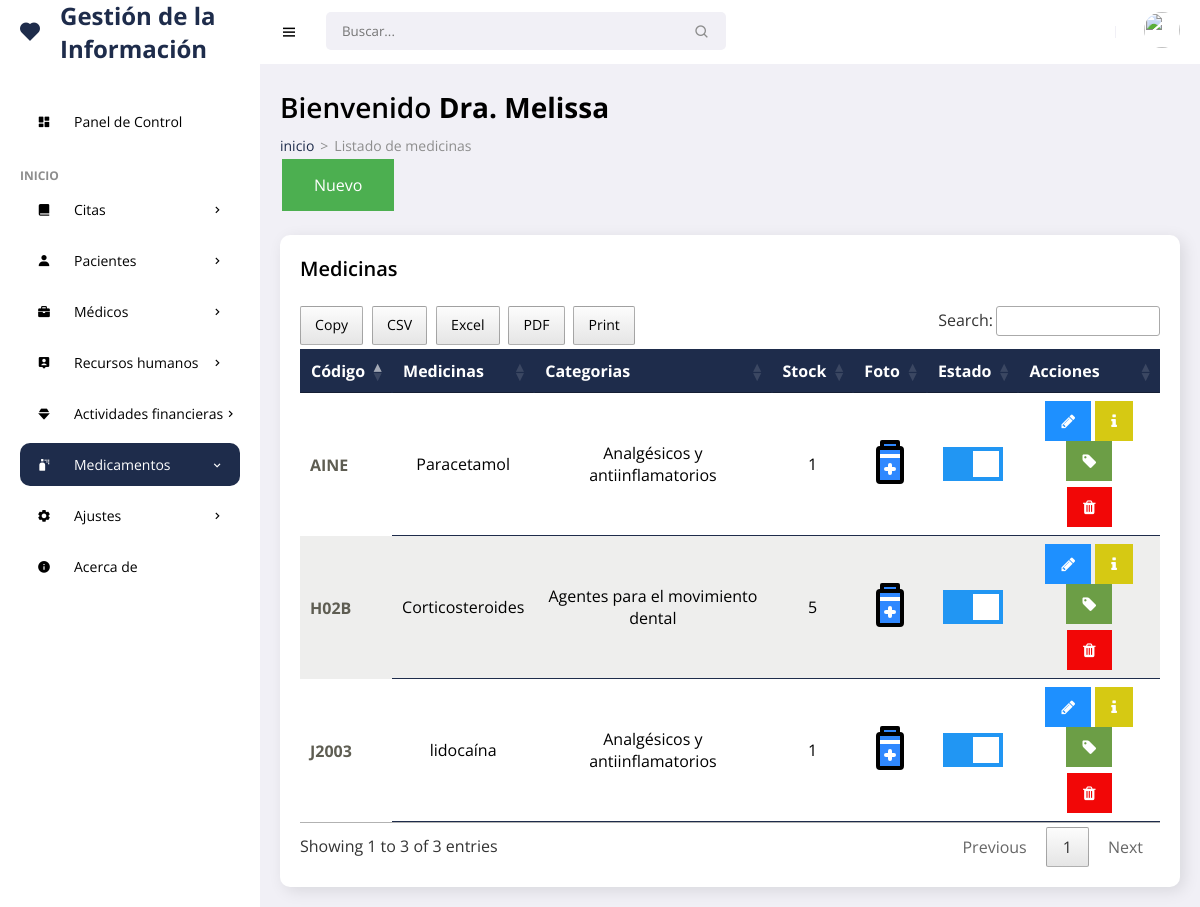
/frontend/medicinas/mostrar.php (signed in), run on the app's committed database.
### tables this page shows
CREATE TABLE `product` (
  `idprcd` int(11) NOT NULL,
  `codpro` char(14) NOT NULL,
  `nompro` text NOT NULL,
  `idcat` int(11) NOT NULL,
  `preprd` decimal(10,2) NOT NULL,
  `stock` char(3) NOT NULL,
  `state` char(1) NOT NULL,
  `fere` timestamp NOT NULL DEFAULT current_timestamp() ON UPDATE current_timestamp()
);

CREATE TABLE `category` (
  `idcat` int(11) NOT NULL,
  `nomcat` varchar(150) NOT NULL,
  `state` char(1) NOT NULL,
  `fere` timestamp NOT NULL DEFAULT current_timestamp() ON UPDATE current_timestamp()
);

### frontend/medicinas/mostrar.php (the view, shortened to what this page needs)
<!DOCTYPE html>
<html lang="es">
<head>
    <link href='https://unpkg.com/boxicons@2.0.9/css/boxicons.min.css' rel='stylesheet'>
    <link rel="stylesheet" href="../../backend/css/admin.css">
    <link rel="stylesheet" type="text/css" href="../../backend/css/datatable.css">
    <link rel="stylesheet" type="text/css" href="../../backend/css/buttonsdataTables.css">
    <link rel="stylesheet" type="text/css" href="../../backend/css/font.css">
</head>
<body>
    <section id="sidebar">
        <a href="../admin/escritorio.php" class="brand"><i class='bx bxs-heart icon'></i> Gestión de la Información</a>
        <ul class="side-menu">
            <li><a href="../admin/escritorio.php" ><i class='bx bxs-dashboard icon' ></i>  Panel de Control</a></li>
            <li class="divider" data-text="inicio">Panel</li>
            <li>
                <a href="#"><i class='bx bxs-book-alt icon' ></i> Citas <i class='bx bx-chevron-right icon-right' ></i></a>
            </li>
            <li>
                <a href="#"><i class='bx bxs-user icon' ></i> Pacientes <i class='bx bx-chevron-right icon-right' ></i></a>
            </li>
            <li>
                <a href="#"><i class='bx bxs-briefcase icon' ></i> Médicos <i class='bx bx-chevron-right icon-right' ></i></a>
            </li>
            <li>
                <a href="#"><i class='bx bxs-user-pin icon' ></i> Recursos humanos<i class='bx bx-chevron-right icon-right' ></i></a>
            </li>
            <li>
                <a href="#"><i class='bx bxs-diamond icon' ></i> Actividades financieras<i class='bx bx-chevron-right icon-right' ></i></a>
            </li>
            <li>
                <a href="#" class="active"><i class='bx bxs-spray-can icon' ></i> Medicamentos<i class='bx bx-chevron-right icon-right' ></i></a>
            </li>
            <li>
                <a href="#"><i class='bx bxs-cog icon' ></i> Ajustes<i class='bx bx-chevron-right icon-right' ></i></a>
            </li>
        <li><a href="../acerca/mostrar.php"><i class='bx bxs-info-circle icon' ></i> Acerca de</a></li>
        </ul>
    </section>
    <section id="content">
        <nav>
            <i class='bx bx-menu toggle-sidebar' ></i>
            <form action="#">
                <div class="form-group">
                    <input type="text" placeholder="Buscar...">
                    <i class='bx bx-search icon' ></i>
                </div>
            </form>
            <div class="profile">
                <img src="https://images.unsplash.com/photo-1517841905240-472988babdf9?ixid=MnwxMjA3fDB8MHxzZWFyY2h8NHx8cGVvcGxlfGVufDB8fDB8fA%3D%3D&ixlib=rb-1.2.1&auto=format&fit=crop&w=500&q=60" alt="">
            </div>
        </nav>
        <main>
            <h1 class="title">Bienvenido <?php echo '<strong>'.$_SESSION['username'].'</strong>'; ?></h1>
            <ul class="breadcrumbs">
                <li><a href="../admin/escritorio.php">inicio</a></li>
                <li class="divider">></li>
                <li><a href="#" class="active">Listado de medicinas</a></li>
            </ul>
            <button class="button" onclick="location.href='nuevo.php'">Nuevo</button>
          <div class="data">
                <div class="content-data">
                    <div class="head">
                        <h3>Medicinas</h3>
                    </div>
                   <div class="table-responsive" style="overflow-x:auto;">
                       <?php
require '../../backend/bd/Conexion.php';
$sentencia = $connect->prepare("SELECT product.idprcd, product.codpro, product.nompro, category.idcat, category.nomcat, product.preprd, product.stock, product.state, product.fere FROM product INNER JOIN category ON product.idcat = category.idcat ORDER BY idprcd DESC;");
 $sentencia->execute();
$data =  array();
if($sentencia){
  while($r = $sentencia->fetchObject()){
    $data[] = $r;
  }
}
     ?>
     <?php if(count($data)>0):?>
         <table id="example" class="responsive-table">
            <thead>
                <tr>
                    <th scope="col">Código</th>
                    <th scope="col">Medicinas</th>
                    <th scope="col">Categorias</th>
                    <th scope="col">Stock</th>
                    <th scope="col">Foto</th>
                    <th scope="col">Estado</th>
                    <th scope="col">Acciones</th>
                </tr>
            </thead>
            <tbody>
                <?php foreach($data as $d):?>
                    <tr>
                        <th scope="row"><?php echo $d->codpro ?></th>
                        <td data-title="Medicina"><?php echo $d->nompro ?></td>
                        <td data-title="Categorias"><?php echo $d->nomcat ?></td>
                        <td data-title="Stock"><?php echo $d->stock ?></td>
                        <td data-title="Foto"><img src="../../backend/img/medicine.svg"></td>
                        <td data-title="Estado">
                        <label class="switch">
                          <span class="slider"></span>
                        </label>
                        </td>
                        <td>
                <a title="Actualizar" href="../medicinas/editar.php?id=<?php echo $d->idprcd ?>" class="fa fa-pencil tooltip"></a>
                            <a title="Información" href="../medicinas/info.php?id=<?php echo $d->idprcd ?>" class="fa fa-info"></a>
                            <a title="Stock" href="../medicinas/stock.php?id=<?php echo $d->idprcd ?>" class="fa fa-tag"></a>
                            <form  onsubmit="return confirm('Realmente desea eliminar el registro?');" method='POST' action='<?php $_SERVER['PHP_SELF'] ?>'>
<button name='delete_medicine' style="cursor: pointer;" class="fa fa-trash"></button>
</form>
                        </td>
                    </tr>
                    <?php endforeach; ?>
            </tbody>
         </table>
    <?php endif; ?>
                    </div>
                </div>
            </div>
        </main>
    </section>
</body>
</html>

### backend/css/datatable.css (style rules this page uses)
table.dataTable thead>tr>th.sorting,table.dataTable thead>tr>th.sorting_asc,table.dataTable thead>tr>th.sorting_desc,table.dataTable thead>tr>th.sorting_asc_disabled,table.dataTable thead>tr>th.sorting_desc_disabled,table.dataTable thead>tr>td.sorting,table.dataTable thead>tr>td.sorting_asc,table.dataTable thead>tr>td.sorting_desc,table.dataTable thead>tr>td.sorting_asc_disabled,table.dataTable thead>tr>td.sorting_desc_disabled { cursor:pointer;position:relative;padding-right:26px }
table.dataTable thead>tr>th.sorting:before,table.dataTable thead>tr>th.sorting:after,table.dataTable thead>tr>th.sorting_asc:before,table.dataTable thead>tr>th.sorting_asc:after,table.dataTable thead>tr>th.sorting_desc:before,table.dataTable thead>tr>th.sorting_desc:after,table.dataTable thead>tr>th.sorting_asc_disabled:before,table.dataTable thead>tr>th.sorting_asc_disabled:after,table.dataTable thead>tr>th.sorting_desc_disabled:before,table.dataTable thead>tr>th.sorting_desc_disabled:after,table.dataTable thead>tr>td.sorting:before,table.dataTable thead>tr>td.sorting:after,table.dataTable thead>tr>td.sorting_asc:before,table.dataTable thead>tr>td.sorting_asc:after,table.dataTable thead>tr>td.sorting_desc:before,table.dataTable thead>tr>td.sorting_desc:after,table.dataTable thead>tr>td.sorting_asc_disabled:before,table.dataTable thead>tr>td.sorting_asc_disabled:after,table.dataTable thead>tr>td.sorting_desc_disabled:before,table.dataTable thead>tr>td.sorting_desc_disabled:after { position:absolute;display:block;opacity:.125;right:10px;line-height:9px;font-size:.9em }
table.dataTable thead>tr>th.sorting:before,table.dataTable thead>tr>th.sorting_asc:before,table.dataTable thead>tr>th.sorting_desc:before,table.dataTable thead>tr>th.sorting_asc_disabled:before,table.dataTable thead>tr>th.sorting_desc_disabled:before,table.dataTable thead>tr>td.sorting:before,table.dataTable thead>tr>td.sorting_asc:before,table.dataTable thead>tr>td.sorting_desc:before,table.dataTable thead>tr>td.sorting_asc_disabled:before,table.dataTable thead>tr>td.sorting_desc_disabled:before { bottom:50%;content:"▴" }
table.dataTable thead>tr>th.sorting:after,table.dataTable thead>tr>th.sorting_asc:after,table.dataTable thead>tr>th.sorting_desc:after,table.dataTable thead>tr>th.sorting_asc_disabled:after,table.dataTable thead>tr>th.sorting_desc_disabled:after,table.dataTable thead>tr>td.sorting:after,table.dataTable thead>tr>td.sorting_asc:after,table.dataTable thead>tr>td.sorting_desc:after,table.dataTable thead>tr>td.sorting_asc_disabled:after,table.dataTable thead>tr>td.sorting_desc_disabled:after { top:50%;content:"▾" }
table.dataTable thead>tr>th.sorting_asc:before,table.dataTable thead>tr>th.sorting_desc:after,table.dataTable thead>tr>td.sorting_asc:before,table.dataTable thead>tr>td.sorting_desc:after { opacity:.6 }
table.dataTable thead th,table.dataTable thead td,table.dataTable tfoot th,table.dataTable tfoot td { text-align:left }
table.dataTable { width:100%;margin:0 auto;clear:both;border-collapse:separate;border-spacing:0 }
table.dataTable thead th,table.dataTable tfoot th { font-weight:bold }
table.dataTable thead th,table.dataTable thead td { padding:10px;border-bottom:1px solid rgba(0, 0, 0, 0.3) }
table.dataTable tbody tr { background-color:transparent }
table.dataTable tbody th,table.dataTable tbody td { padding:8px 10px }
table.dataTable.no-footer { border-bottom:1px solid rgba(0, 0, 0, 0.3) }
table.dataTable th,table.dataTable td { box-sizing:content-box }

### data on the page
product: codpro "AINE", nompro "Paracetamol", idcat.nomcat "Analgésicos y antiinflamatorios", stock "1"
product: codpro "J2003", nompro "lidocaína", idcat.nomcat "Analgésicos y antiinflamatorios", stock "1"
product: codpro "H02B", nompro "Corticosteroides", idcat.nomcat "Agentes para el movimiento dental", stock "5"

### other printed values
$_SESSION['username'] "Dra. Melissa"
